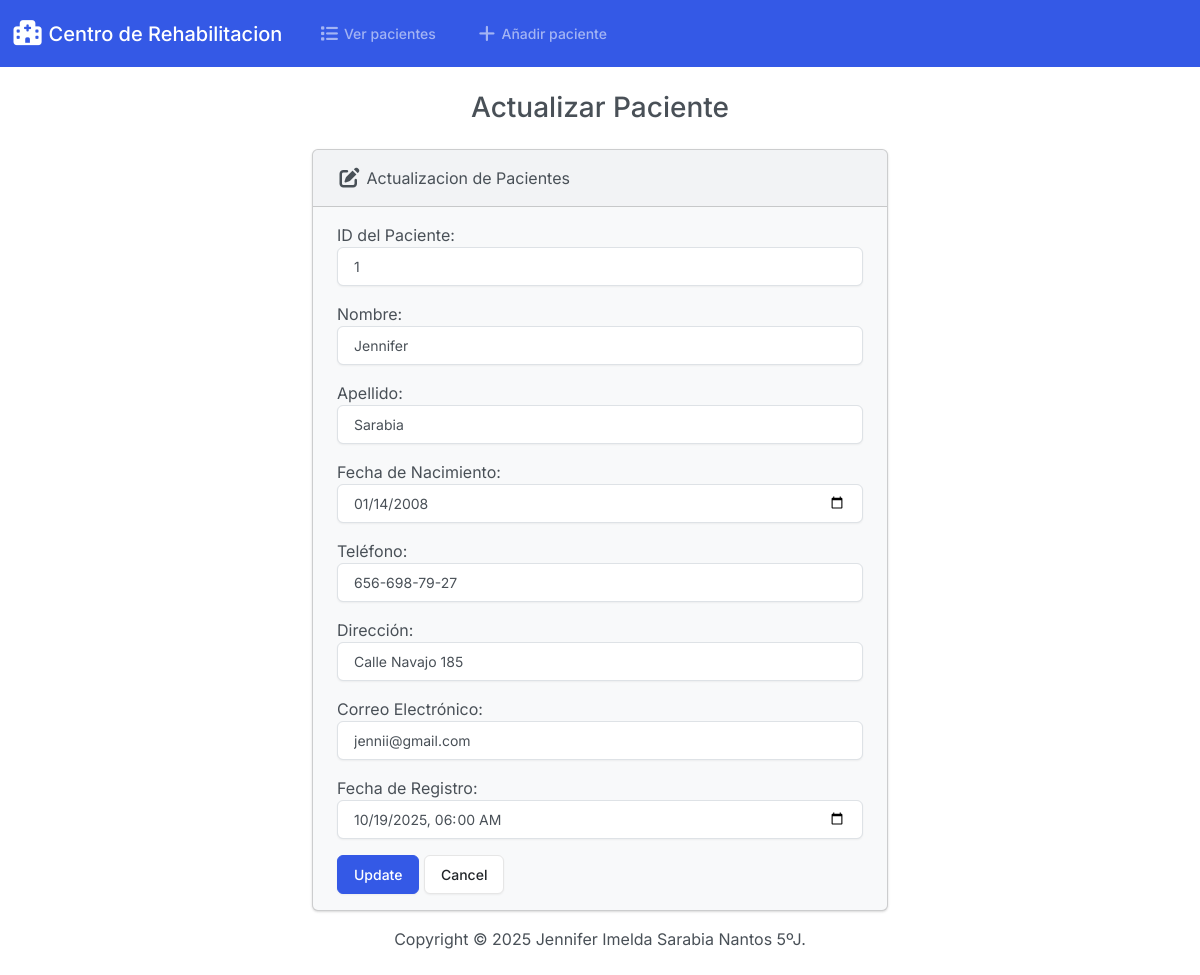
Page /edit/1/ on the committed database.
### pacientes/models.py (models this page shows, shortened)
class Paciente(models.Model):
    id_pac = models.PositiveIntegerField()
    nombre_pac = models.CharField(max_length=50)
    apellido_pac = models.CharField(max_length=50)
    fecha_nacimiento = models.DateField()
    telefono_pac = models.CharField(max_length=15)
    direccion_pac = models.CharField(max_length=100)
    correo_pac = models.EmailField(max_length=100)
    fecha_registro = models.DateTimeField()

### pacientes/views.py (the view)
# urls.py: path('edit/<int:id>/', views.edit, name='edit'),
def edit(request, id):
    if request.method == 'POST':
        paciente = Paciente.objects.get(pk=id)
        form = PacienteForm(request.POST, instance=paciente)
        if form.is_valid():
            form.save()
            return render(request, 'pacientes/edit.html', {
                'form': form,
                'success': True
            })
    else:
        paciente = Paciente.objects.get(pk=id)
        form = PacienteForm(instance=paciente)
    return render(request, 'pacientes/edit.html', {
        'form': form,
    })

### pacientes/templates/pacientes/edit.html (shortened to what this page needs)
{% extends "pacientes/base.html" %}
{% block body %}
<h3 class="text-center m-4">Actualizar Paciente</h3>
{% if success %}
<div class="alert alert-success" role="alert">
    El paciente fue actualizado correctamente.
    <a href="{% url 'index' %}" class="alert-link">Ir al inicio</a>
</div>
{% else %}
<div class="row justify-content-center">
    <div class="col-6">
        <div class="card bg-light mb-3">
            <div class="card-header">
                <i class="fa-solid fa-pen-to-square fa-lg"></i> Actualizacion de Pacientes
            </div>
            <div class="card-body">
                <form action="" method="POST">
                    {{ form.as_p }}
                    <button type="submit" class="btn btn-primary">Update</button>
                    <a href="{% url 'index' %}" class="btn btn-secondary">Cancel</a>
                </form>
            </div>
        </div>
    </div>
</div>
{% endif %}
{% endblock %}

### rows in the picture
Paciente: id_pac "1", nombre_pac "Jennifer", apellido_pac "Sarabia", fecha_nacimiento "01/14/2008", telefono_pac "656-698-79-27", direccion_pac "Calle Navajo 185", correo_pac "jennii@gmail.com", fecha_registro "10/19/2025 06:00"
